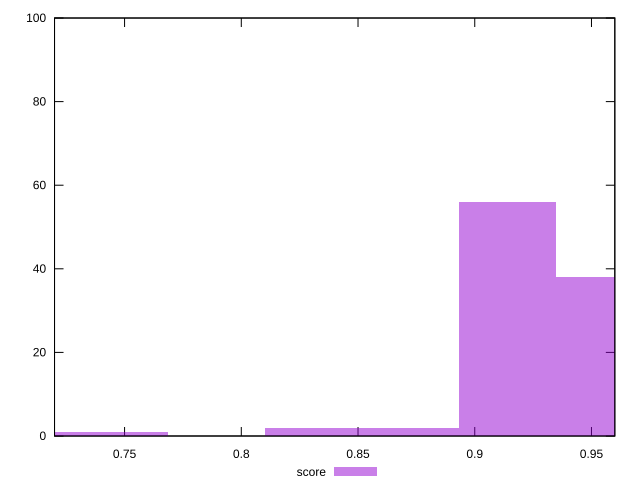

Source code (gnuplot):
reset

$score <<EOF
0.7478634981404014 1
0.7063155260214902 1
0.872507414497135 2
0.9140553866160461 56
0.8309594423782238 2
0.9556033587349574 38
EOF

set key outside below
set boxwidth 0.04154797211891119
set xrange [0.72:0.96]
set yrange [0:100]
set trange [0:100]
set style fill transparent solid 0.5 noborder
set terminal svg size 640, 490 enhanced background rgb 'white'
set output "report_00016_2021-02-10T13-31-48.338Z/mainthread-work-breakdown/samples/pages/score/histogram.svg"

plot $score title "score" with boxes

reset
